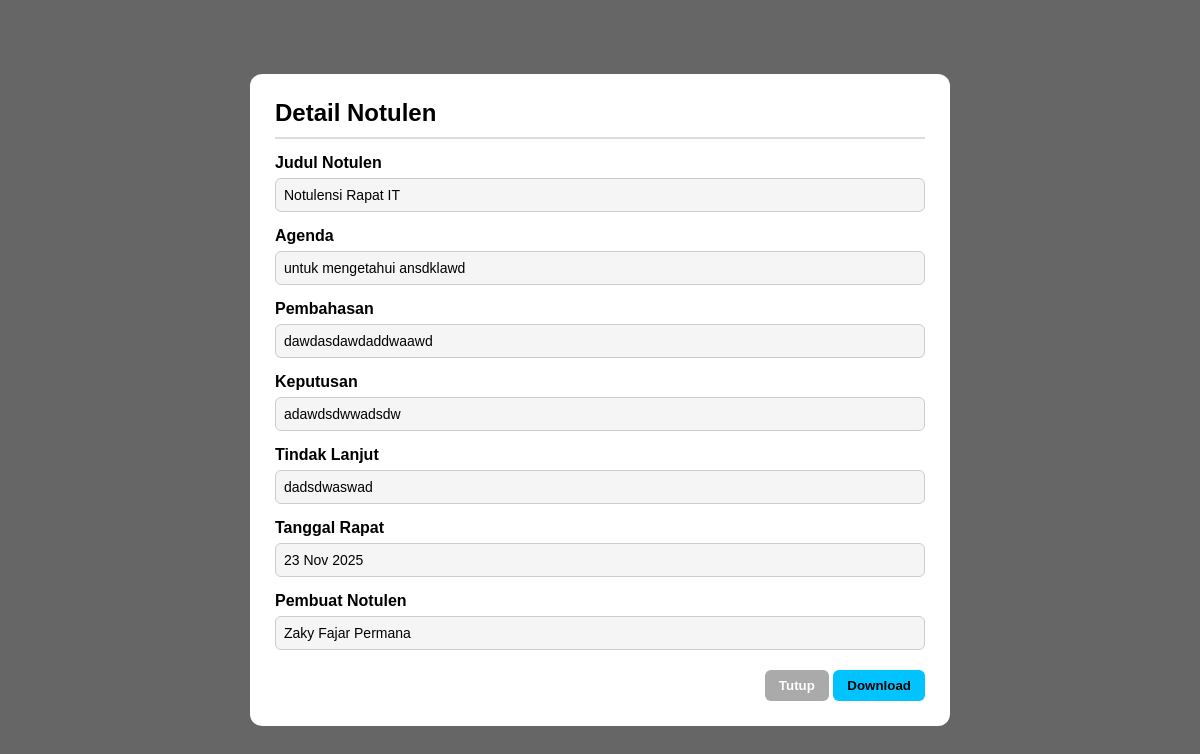
The page /peserta_rapat/view_notulen.php?id=1 on the database its author committed.
### tables this page shows
CREATE TABLE `minutes` (
  `id` int(11) NOT NULL,
  `title` varchar(255) NOT NULL,
  `agenda` text DEFAULT NULL,
  `discussion` text DEFAULT NULL,
  `decisions` text DEFAULT NULL,
  `follow_up` text DEFAULT NULL,
  `notes` text DEFAULT NULL,
  `status` enum('draft','review','completed') DEFAULT 'draft',
  `created_at` timestamp NOT NULL DEFAULT current_timestamp(),
  `created_by` varchar(255) NOT NULL
);

### peserta_rapat/view_notulen.php (the view, shortened to what this page needs)
<?php
include '../koneksi.php';
$id = $_GET['id'];
$query = mysqli_query($koneksi, "SELECT * FROM minutes WHERE id='$id'");
$data = mysqli_fetch_assoc($query);
?>
<!DOCTYPE html>
<html lang="id">
<head>
</head>
<body>
<div class="modal-content">
    <div class="modal-header">
        <h2>Detail Notulen</h2>
    </div>
    <div class="modal-body">
        <div class="info-group">
            <div class="info-label">Judul Notulen</div>
            <div class="info-value"><?= $data['title'] ?></div>
        </div>
        <div class="info-group">
            <div class="info-label">Agenda</div>
            <div class="info-value"><?= $data['agenda'] ?></div>
        </div>
        <div class="info-group">
            <div class="info-label">Pembahasan</div>
            <div class="info-value"><?= $data['notes'] ?></div>
        </div>
        <div class="info-group">
            <div class="info-label">Keputusan</div>
            <div class="info-value"><?= $data['decisions'] ?></div>
        </div>
        <div class="info-group">
            <div class="info-label">Tindak Lanjut</div>
            <div class="info-value"><?= $data['follow_up'] ?></div>
        </div>
        <div class="info-group">
            <div class="info-label">Tanggal Rapat</div>
            <div class="info-value"><?= date("d M Y", strtotime($data['created_at'])) ?></div>
        </div>
        <div class="info-group">
            <div class="info-label">Pembuat Notulen</div>
            <div class="info-value"><?= $data['created_by'] ?></div>
        </div>
    </div>
    <div class="button-group">
        <button class="btn btn-close" onclick="window.history.back()">Tutup</button>
        <button class="btn btn-download" onclick="window.location='download_notulen.php?id=<?= $id ?>'">Download</button>
    </div>
</div>
</body>
</html>

### peserta_rapat/view_notulen.php (style rules this page uses)
body { font-family: 'Poppins', sans-serif; background: rgba(0,0,0,0.6); margin: 0; display: flex; justify-content: center; align-items: center; height: 100vh; }
.modal-content { background: #fff; width: 650px; border-radius: 12px; padding: 25px; animation: fadeIn 0.3s ease-in-out; }
.modal-header h2 { margin: 0 0 15px 0; padding-bottom: 10px; border-bottom: 2px solid #ddd; }
.info-group { margin-bottom: 15px; }
.info-label { font-weight: 600; margin-bottom: 6px; }
.info-value { font-size: 14px; border: 1px solid #ccc; padding: 8px; border-radius: 6px; background: #f5f5f5; }
.btn { padding: 8px 14px; border-radius: 6px; cursor: pointer; border: none; font-weight: 600; }
.btn-close { background: #aaa; color: #fff; }
.btn-download { background: #00c3ff; color: #000; }
.button-group { text-align: right; margin-top: 20px; }

### rows shown on the page
minutes: title "Notulensi Rapat IT", agenda "untuk mengetahui ansdklawd", notes "dawdasdawdaddwaawd", decisions "adawdsdwwadsdw", follow_up "dadsdwaswad", created_at "23 Nov 2025", created_by "Zaky Fajar Permana"
